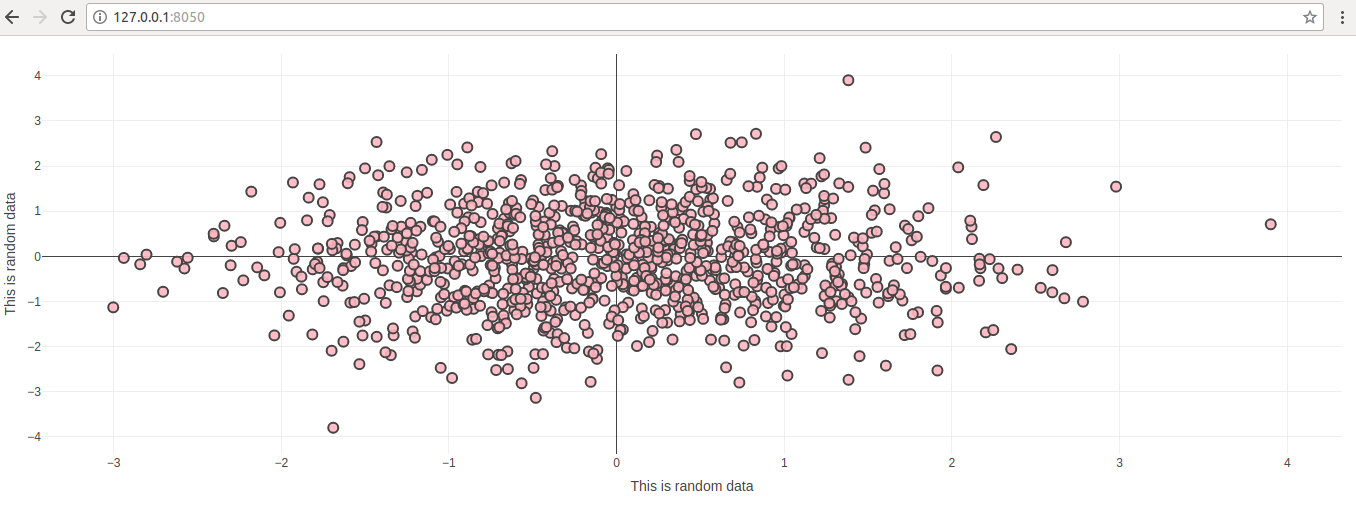

Write Python code to recreate this figure.
import dash
import dash_core_components as dcc
import dash_html_components as html
import pandas as pd
import plotly.graph_objs as go

app = dash.Dash()

import numpy as np

N = 1000
random_x = np.random.randn(N)
random_y = np.random.randn(N)
random_x2 = np.random.randn(N)
random_y2 = np.random.randn(N)

app.layout = html.Div([
    dcc.Graph(
        id='life-exp-vs-gdp',
        figure={
            'data': [
                go.Scatter(
                    x = random_x,
                    y = random_y,
                    mode = 'markers',
                    marker = dict(
                        size = 10,
                        color = 'rgba(255, 182, 193, .9)',
                        line = dict(
                            width = 2,
                        )
                    )                     
                )                
            ],
            'layout': go.Layout(
                xaxis={'title': 'This is random data'},
                yaxis={'title': 'This is random data'},
                margin={'l': 40, 'b': 40, 't': 10, 'r': 10},
                legend={'x': 0, 'y': 1},
                hovermode='closest'
            )            
        }
    )
])

if __name__ == '__main__':
    app.run_server()
